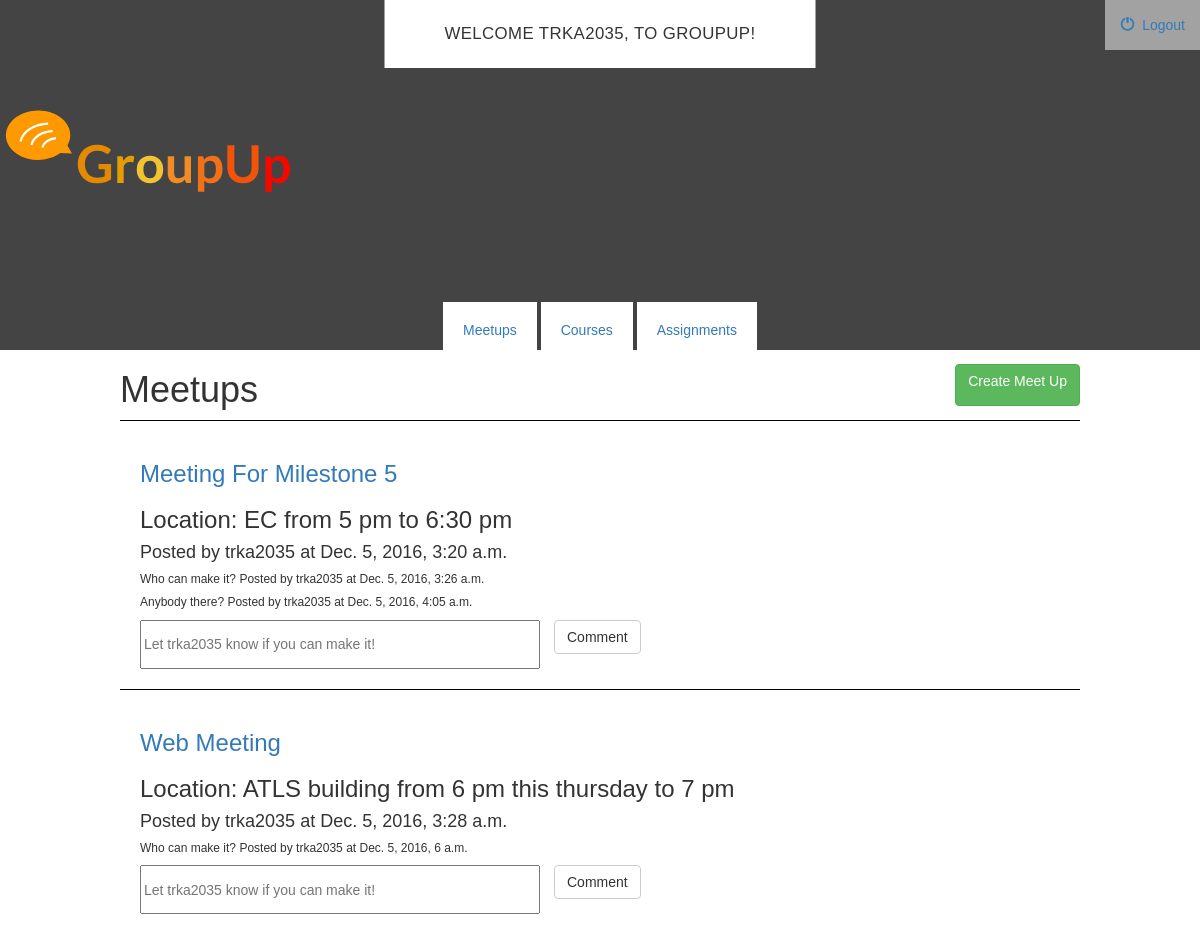
The app's page /meetups/ (signed in), older data.
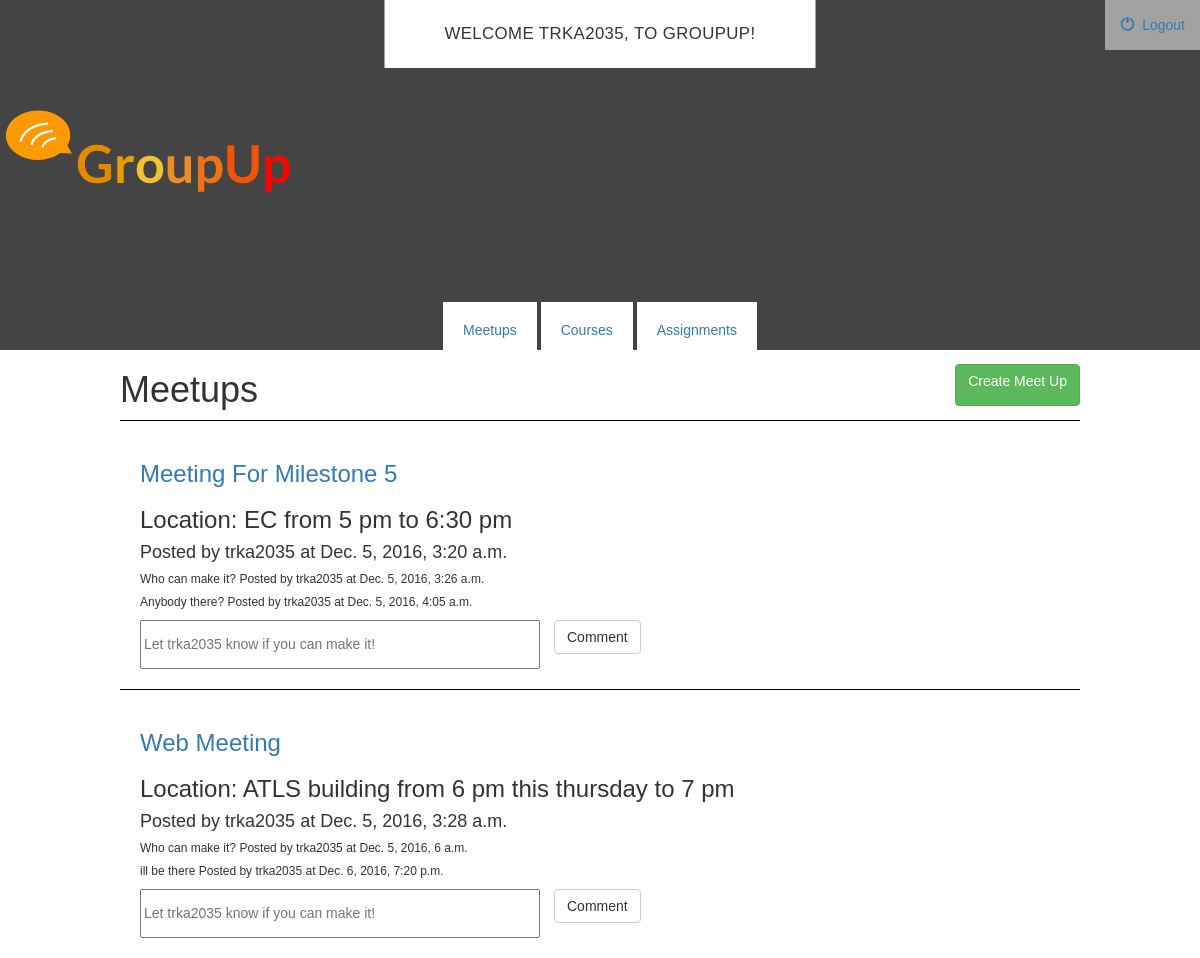
The same page, newer data.
### meetups/models.py (models this page shows, shortened)
class MeetUp(models.Model):
    title = models.CharField(max_length=30)
    assignment = models.ForeignKey(Assignment, on_delete=models.CASCADE)
    course = models.ForeignKey(Course, on_delete=models.CASCADE)
    user = models.ForeignKey(settings.AUTH_USER_MODEL, default=1)
    start_time = models.CharField(max_length=25)
    est_end_time = models.CharField(max_length=25)
    location = models.CharField(max_length=20)
    created_at = models.DateTimeField(auto_now_add=True)
    def __str__(self):
        return self.title

class Comment(models.Model):
    meetup = models.ForeignKey(MeetUp, on_delete=models.CASCADE)
    user = models.ForeignKey(settings.AUTH_USER_MODEL, default=1)
    comment_content = models.CharField(max_length=50)
    created_at = models.DateTimeField(auto_now_add=True)

### meetups/views.py (the view)
def index(request):
    courses = Course.objects.filter(user=request.user)
    assignments = Assignment.objects.filter(user=request.user)
    meetups = MeetUp.objects.all()
    context = {
    'courses':courses,
    'assignments':assignments,
    'meetups':meetups,
    }
    return render(request, 'meetups/index.html', context)

### meetups/templates/meetups/index.html (shortened to what this page needs)
{% extends 'courses/base.html' %}
{% block body %}
<div class="top-container">
  <h1>Meetups</h1>
  <a class="btn btn-success" href="{% url 'meetups:create_meetup' %}">Create Meet Up</a>
</div>
{% if meetups %}
  {% for meetup in meetups %}
    <div class="meetup-container">
      <a href="{% url 'meetups:detail' meetup.id %}"><h3>{{ meetup.title }}<h3></a>
      <h3>Location: {{ meetup.location }} from {{ meetup.start_time }} to {{ meetup.est_end_time }}</h3>
      <h4>Posted by {{ meetup.user }} at {{ meetup.created_at }}</h4>
      {% for comment in meetup.comment_set.all %}
      <div class="comment-container">
        <div class="comment-content">
          <h6>{{ comment.comment_content }} Posted by {{ comment.user }} at {{ comment.created_at }}</h6>
        </div>
      </div>
      {% endfor %}
      <form class="comment-form" role="form" action="{% url 'meetups:create_comment' meetup.id %}" method="post" enctype="multipart/form-data" class="comment_form">
          <input type="text" id="id_comment_content" maxlength="50" name="comment_content" placeholder="Let {{ meetup.user }} know if you can make it!" required>
            <div class="form-group">
                  <button type="submit" class="btn btn-default">Comment</button>
            </div>
      </form>
    </div>
  {% endfor %}
{% else %}
  <h1>You have no meet ups</h1>
{% endif %}
{% endblock %}

Row changes from the older to the newer data that the page shows:
added Comment: comment_content "ill be there", user "trka2035", created_at "Dec. 6, 2016, 7:20 p.m.", shown under MeetUp "Web Meeting"
